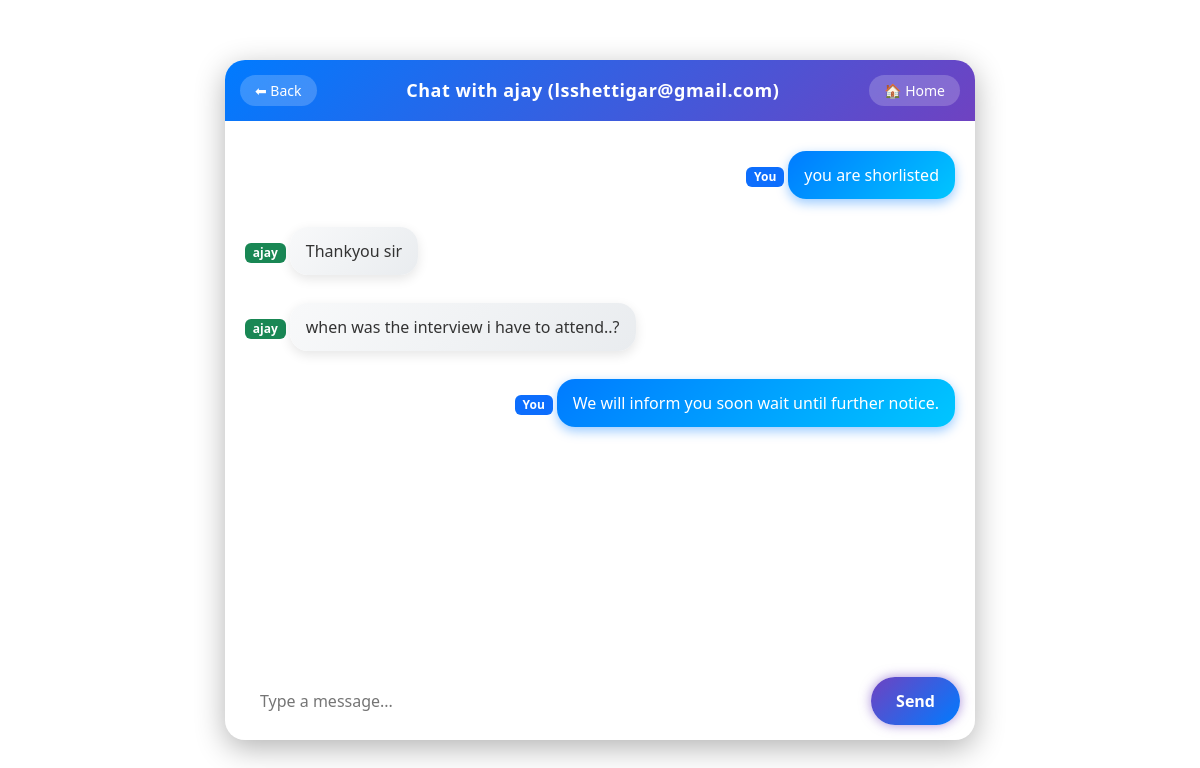
The app's page /recruiter/chat/3 (signed in) with its own data.
### tables this page shows
CREATE TABLE apply (
            id INTEGER PRIMARY KEY AUTOINCREMENT,
            user_id INTEGER, 
            applicant_name TEXT,
            applicant_email TEXT,
            qualification TEXT,
            university TEXT,
            experience INTEGER,
            skills TEXT,
            resume_path TEXT,
            recruiter_id INTEGER,
            job_id INTEGER,
            applied_at TEXT DEFAULT CURRENT_TIMESTAMP,
            status TEXT DEFAULT 'pending',
            FOREIGN KEY(user_id) REFERENCES users(id)
        );

CREATE TABLE messages (
            id INTEGER PRIMARY KEY AUTOINCREMENT,
            sender_id INTEGER NOT NULL,
            sender_type TEXT NOT NULL CHECK(sender_type IN ('user','recruiter')),
            receiver_id INTEGER NOT NULL,
            receiver_type TEXT NOT NULL CHECK(receiver_type IN ('user','recruiter')),
            message TEXT NOT NULL,
            timestamp TEXT DEFAULT CURRENT_TIMESTAMP
        );

### app.py (the view)
@app.route("/recruiter/chat/<int:application_id>")
def recruiter_chat(application_id):
    recruiter_id = session.get("recruiter_id")
    if not recruiter_id:
        return redirect(url_for("recruiter_login"))
    conn = get_db_connection()
    app_row = conn.execute(
        "SELECT * FROM apply WHERE id=? AND recruiter_id=?",
        (application_id, recruiter_id)
    ).fetchone()
    if not app_row:
        conn.close()
        abort(404)
    if app_row["status"] != "shortlisted":
        conn.close()
        flash("Chat is available only after you shortlist the applicant.", "warning")
        return redirect(url_for("view_applications"))
    applicant_email = app_row["applicant_email"]
    user_id = get_user_id_by_email(applicant_email)
    if not user_id:
        conn.close()
        flash("This applicant does not have a user account linked by email.", "danger")
        return redirect(url_for("view_applications"))
    messages = fetch_messages_role_aware(recruiter_id, "recruiter", user_id, "user")
    conn.close()
    return render_template(
        "chat.html",
        messages=messages,
        user_id=recruiter_id,
        user_type="recruiter",
        partner_name=app_row["applicant_name"],
        partner_email=app_row["applicant_email"],
        receiver_id=user_id,
        receiver_type="user",
        return_url=url_for("recruiter_chat", application_id=application_id)
    )

### app.py (called while the page is built)
def get_db_connection():
    conn = sqlite3.connect('career_counselor.db')
    conn.row_factory = sqlite3.Row
    return conn

def get_user_id_by_email(email: str):
    if not email:
        return None
    conn = get_db_connection()
    row = conn.execute("SELECT id FROM users WHERE email = ?", (email,)).fetchone()
    conn.close()
    return row["id"] if row else None

def fetch_messages_role_aware(a_id, a_type, b_id, b_type):
    conn = get_db_connection()
    messages = conn.execute("""
        SELECT * FROM messages
        WHERE (sender_id=? AND sender_type=? AND receiver_id=? AND receiver_type=?)
           OR (sender_id=? AND sender_type=? AND receiver_id=? AND receiver_type=?)
        ORDER BY timestamp ASC
    """, (a_id, a_type, b_id, b_type, b_id, b_type, a_id, a_type)).fetchall()
    conn.close()
    return messages

### templates/chat.html (shortened to what this page needs)
<!DOCTYPE html>
<html lang="en">
<head>
  <link rel="stylesheet" href="https://cdn.jsdelivr.net/npm/bootstrap@5.3.0/dist/css/bootstrap.min.css">
</head>
<body>
  <div class="chat-container">
    <div class="chat-header">
      {% if user_type == 'recruiter' %}
        <a href="{{ url_for('view_applications') }}" class="btn">⬅ Back</a>
        <div class="title">Chat with {{ partner_name }} ({{ partner_email }})</div>
        <a href="{{ url_for('job_postings') }}" class="btn">🏠 Home</a>
      {% else %}
        <a href="{{ url_for('view_applications_submit') }}" class="btn">⬅ Back</a>
        <div class="title">Chat with {{ partner_name }} ({{ partner_email }})</div>
        <a href="{{ url_for('index') }}" class="btn">🏠 Home</a>
      {% endif %}
    </div>
    <div class="chat-box" id="chatBox">
      {% for msg in messages %}
        {% if msg.sender_id == user_id and msg.sender_type == user_type %}
          <div class="text-end mb-2">
            <span class="badge bg-primary">You</span>
            <div class="message">{{ msg.message }}</div>
          </div>
        {% else %}
          <div class="text-start mb-2">
            <span class="badge bg-success">{{ partner_name }}</span>
            <div class="message">{{ msg.message }}</div>
          </div>
        {% endif %}
      {% endfor %}
    </div>
    <form action="{{ url_for('send_message') }}" method="POST" class="chat-footer">
      <input type="text" name="message" placeholder="Type a message..." required>
      <button type="submit">Send</button>
    </form>
  </div>
</body>
</html>

### templates/chat.html (style rules this page uses)
body { height: 100vh; margin: 0; background: url('https://images.pexels.com/photos/7130468/pexels-photo-7130468.jpeg') no-repeat center center fixed; background-size: cover; font-family: 'Segoe UI', Tahoma, Geneva, Verdana, sans-serif; display: flex; align-items: center; justify-content: center; }
.chat-container { width: 100%; max-width: 750px; height: 85vh; background: rgba(255, 255, 255, 0.08); backdrop-filter: blur(16px); border-radius: 20px; box-shadow: 0 8px 30px rgba(0, 0, 0, 0.3); display: flex; flex-direction: column; overflow: hidden; }
.chat-header { background: linear-gradient(135deg, #007bff, #6f42c1); padding: 15px; color: white; font-weight: bold; font-size: 18px; display: flex; align-items: center; justify-content: space-between; }
.chat-header .title { flex: 1; text-align: center; letter-spacing: 0.5px; }
.chat-header .btn { border-radius: 25px; font-size: 14px; padding: 5px 15px; background: rgba(255, 255, 255, 0.2); color: white; border: none; transition: 0.3s; }
.chat-box { flex: 1; overflow-y: auto; padding: 20px; scroll-behavior: smooth; }
.message { margin: 10px 0; padding: 12px 16px; border-radius: 18px; max-width: 70%; word-wrap: break-word; display: inline-block; animation: fadeIn 0.4s ease, slideIn 0.4s ease; }
.text-end .message { background: linear-gradient(135deg, #007bff, #00c6ff); color: white; margin-left: auto; box-shadow: 0 4px 12px rgba(0, 123, 255, 0.4); }
.text-start .message { background: linear-gradient(135deg, #f8f9fa, #e9ecef); color: #333; box-shadow: 0 4px 12px rgba(0, 0, 0, 0.1); }
.chat-footer { display: flex; padding: 15px; background: rgba(255, 255, 255, 0.15); border-top: 1px solid rgba(255, 255, 255, 0.25); }
.chat-footer input { border-radius: 30px; padding: 12px 20px; border: none; outline: none; flex: 1; margin-right: 10px; background: rgba(255, 255, 255, 0.9); }
.chat-footer button { border-radius: 30px; padding: 12px 25px; border: none; background: linear-gradient(135deg, #6f42c1, #007bff); color: white; font-weight: bold; cursor: pointer; transition: 0.3s; box-shadow: 0 0 12px rgba(111, 66, 193, 0.6); }

### records on screen
apply: applicant_name "ajay", applicant_email "lsshettigar@gmail.com"
messages: message "you are shorlisted"
messages: message "Thankyou sir"
messages: message "when was the interview i have to attend..?"
messages: message "We will inform you soon wait until further notice."
